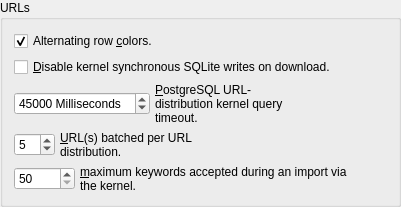
            <widget class="QGroupBox" name="groupBox_17">
             <property name="title">
              <string>URLs</string>
             </property>
             <layout class="QVBoxLayout" name="verticalLayout_22">
              <item>
               <widget class="QCheckBox" name="urlsAlternatingRowColors">
                <property name="text">
                 <string>Alternating row &amp;colors.</string>
                </property>
                <property name="checked">
                 <bool>true</bool>
                </property>
               </widget>
              </item>
              <item>
               <widget class="QCheckBox" name="disable_kernel_synchronous_download">
                <property name="toolTip">
                 <string>&lt;html&gt;&lt;head/&gt;&lt;body&gt;&lt;p&gt;Enabling this feature may cause catastrophic database corruption if the kernel aborts during a download.&lt;/p&gt;&lt;/body&gt;&lt;/html&gt;</string>
                </property>
                <property name="text">
                 <string>&amp;Disable kernel synchronous SQLite writes on download.</string>
                </property>
               </widget>
              </item>
              <item>
               <layout class="QHBoxLayout" name="horizontalLayout_71">
                <property name="spacing">
                 <number>5</number>
                </property>
                <item>
                 <widget class="QSpinBox" name="postgresql_kernel_url_distribution_timeout">
                  <property name="toolTip">
                   <string>A value of zero disables the timeout.</string>
                  </property>
                  <property name="suffix">
                   <string> Milliseconds</string>
                  </property>
                  <property name="minimum">
                   <number>0</number>
                  </property>
                  <property name="maximum">
                   <number>999999999</number>
                  </property>
                  <property name="value">
                   <number>45000</number>
                  </property>
                 </widget>
                </item>
                <item>
                 <widget class="QLabel" name="label_27">
                  <property name="text">
                   <string>&amp;PostgreSQL URL-distribution kernel query timeout.</string>
                  </property>
                  <property name="wordWrap">
                   <bool>true</bool>
                  </property>
                  <property name="buddy">
                   <cstring>postgresql_kernel_url_distribution_timeout</cstring>
                  </property>
                 </widget>
                </item>
                <item>
                 <spacer name="horizontalSpacer_53">
                  <property name="orientation">
                   <enum>Qt::Horizontal</enum>
                  </property>
                  <property name="sizeHint" stdset="0">
                   <size>
                    <width>40</width>
                    <height>20</height>
                   </size>
                  </property>
                 </spacer>
                </item>
               </layout>
              </item>
              <item>
               <layout class="QHBoxLayout" name="horizontalLayout_69">
                <property name="spacing">
                 <number>5</number>
                </property>
                <item>
                 <widget class="QSpinBox" name="kernel_url_batch_size">
                  <property name="toolTip">
                   <string>Please review your lane widths before increasing this value.</string>
                  </property>
                  <property name="minimum">
                   <number>1</number>
                  </property>
                  <property name="maximum">
                   <number>50</number>
                  </property>
                  <property name="value">
                   <number>5</number>
                  </property>
                 </widget>
                </item>
                <item>
                 <widget class="QLabel" name="label_17">
                  <property name="text">
                   <string>&amp;URL(s) batched per URL distribution.</string>
                  </property>
                  <property name="wordWrap">
                   <bool>true</bool>
                  </property>
                  <property name="buddy">
                   <cstring>kernel_url_batch_size</cstring>
                  </property>
                 </widget>
                </item>
                <item>
                 <spacer name="horizontalSpacer_51">
                  <property name="orientation">
                   <enum>Qt::Horizontal</enum>
                  </property>
                  <property name="sizeHint" stdset="0">
                   <size>
                    <width>40</width>
                    <height>20</height>
                   </size>
                  </property>
                 </spacer>
                </item>
               </layout>
              </item>
              <item>
               <layout class="QHBoxLayout" name="horizontalLayout_68">
                <property name="spacing">
                 <number>5</number>
                </property>
                <item>
                 <widget class="QSpinBox" name="maximum_url_keywords_kernel">
                  <property name="toolTip">
                   <string>A large value may impede the process.</string>
                  </property>
                  <property name="minimum">
                   <number>50</number>
                  </property>
                  <property name="maximum">
                   <number>65535</number>
                  </property>
                 </widget>
                </item>
                <item>
                 <widget class="QLabel" name="label_16">
                  <property name="text">
                   <string>&amp;maximum keywords accepted during an import via the kernel.</string>
                  </property>
                  <property name="wordWrap">
                   <bool>true</bool>
                  </property>
                  <property name="buddy">
                   <cstring>maximum_url_keywords_kernel</cstring>
                  </property>
                 </widget>
                </item>
                <item>
                 <spacer name="horizontalSpacer_50">
                  <property name="orientation">
                   <enum>Qt::Horizontal</enum>
                  </property>
                  <property name="sizeHint" stdset="0">
                   <size>
                    <width>40</width>
                    <height>20</height>
                   </size>
                  </property>
                 </spacer>
                </item>
               </layout>
              </item>
             </layout>
            </widget>
